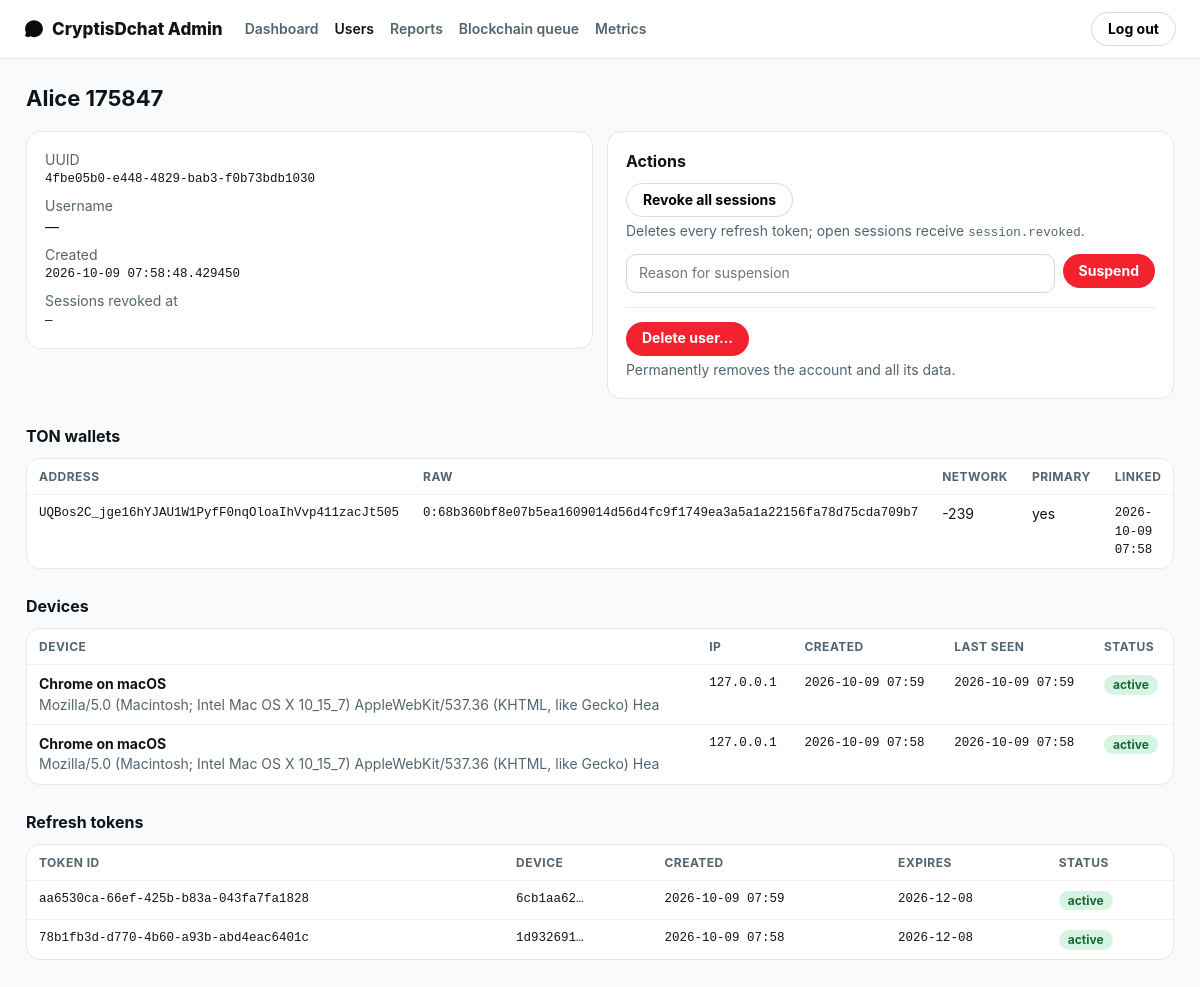
The app's page /admin/users/4fbe05b0-e448-4829-bab3-f0b73bdb1030 (signed in) with its own data.
### backend/app/models/user.py (models this page shows)
class User(TimestampMixin, Base):
    __tablename__ = "users"
    id: Mapped[str] = mapped_column(String(36), primary_key=True, default=new_uuid)
    display_name: Mapped[str] = mapped_column(String(50), nullable=False, default="")
    username: Mapped[str | None] = mapped_column(String(32), unique=True, nullable=True)
    bio: Mapped[str] = mapped_column(String(160), nullable=False, default="")
    avatar_upload_id: Mapped[str | None] = mapped_column(String(36), nullable=True)
    avatar_tint: Mapped[str] = mapped_column(String(32), nullable=False, default="hsl(204 60% 45%)")
    is_suspended: Mapped[bool] = mapped_column(Boolean, nullable=False, default=False)
    suspended_reason: Mapped[str | None] = mapped_column(String(255), nullable=True)
    sessions_revoked_at: Mapped[datetime | None] = mapped_column(DateTime, nullable=True)
    last_seen_at: Mapped[datetime | None] = mapped_column(DateTime, nullable=True)
    wallets: Mapped[list[UserWallet]] = relationship(back_populates="user", lazy="selectin")

class UserWallet(Base):
    __tablename__ = "user_wallets"
    __table_args__ = (Index("ix_user_wallets_user_id", "user_id"),)
    id: Mapped[str] = mapped_column(String(36), primary_key=True, default=new_uuid)
    user_id: Mapped[str] = mapped_column(String(36), ForeignKey("users.id", ondelete="CASCADE"), nullable=False)
    address: Mapped[str] = mapped_column(String(80), nullable=False, unique=True)  # raw-форма "0:<hex>"
    friendly_address: Mapped[str] = mapped_column(String(64), nullable=False, default="")
    public_key: Mapped[str] = mapped_column(String(64), nullable=False)          # ed25519 hex
    network: Mapped[str] = mapped_column(String(8), nullable=False, default="-239")
    is_primary: Mapped[bool] = mapped_column(Boolean, nullable=False, default=True)
    linked_at: Mapped[datetime] = mapped_column(DateTime, nullable=False, default=utcnow)
    user: Mapped[User] = relationship(back_populates="wallets")

class Device(Base):
    __tablename__ = "devices"
    __table_args__ = (Index("ix_devices_user_id", "user_id"),)
    id: Mapped[str] = mapped_column(String(36), primary_key=True, default=new_uuid)
    user_id: Mapped[str] = mapped_column(String(36), ForeignKey("users.id", ondelete="CASCADE"), nullable=False)
    name: Mapped[str] = mapped_column(String(100), nullable=False, default="Web browser")
    user_agent: Mapped[str] = mapped_column(String(255), nullable=False, default="")
    ip_address: Mapped[str] = mapped_column(String(45), nullable=False, default="")
    created_at: Mapped[datetime] = mapped_column(DateTime, nullable=False, default=utcnow)
    last_seen_at: Mapped[datetime] = mapped_column(DateTime, nullable=False, default=utcnow)
    revoked_at: Mapped[datetime | None] = mapped_column(DateTime, nullable=True)
    client_key_hash: Mapped[str | None] = mapped_column(String(64), nullable=True)
    tokens_revoked_at: Mapped[datetime | None] = mapped_column(DateTime, nullable=True)

class RefreshToken(Base):
    __tablename__ = "refresh_tokens"
    __table_args__ = (
        Index("ix_refresh_tokens_user_id", "user_id"),
        Index("ix_refresh_tokens_device_id", "device_id"),
    )
    id: Mapped[str] = mapped_column(String(36), primary_key=True, default=new_uuid)
    user_id: Mapped[str] = mapped_column(String(36), ForeignKey("users.id", ondelete="CASCADE"), nullable=False)
    device_id: Mapped[str] = mapped_column(String(36), ForeignKey("devices.id", ondelete="CASCADE"), nullable=False)
    token_hash: Mapped[str] = mapped_column(String(64), nullable=False, unique=True)
    created_at: Mapped[datetime] = mapped_column(DateTime, nullable=False, default=utcnow)
    expires_at: Mapped[datetime] = mapped_column(DateTime, nullable=False)
    last_used_at: Mapped[datetime | None] = mapped_column(DateTime, nullable=True)
    revoked_at: Mapped[datetime | None] = mapped_column(DateTime, nullable=True)
    replaced_by_id: Mapped[str | None] = mapped_column(String(36), nullable=True)

### backend/admin_app/views.py (the view)
@bp.get("/admin/users/<uuid>")
@login_required
def user_detail(uuid: str):
    user = db.session.get(User, uuid)
    if user is None:
        return render_template("admin/not_found.html", logout_form=ActionForm()), 404
    devices = db.session.scalars(select(Device).where(Device.user_id == uuid).order_by(Device.last_seen_at.desc())).all()
    tokens = db.session.scalars(select(RefreshToken).where(RefreshToken.user_id == uuid)
                                .order_by(RefreshToken.created_at.desc()).limit(50)).all()
    wallets = db.session.scalars(select(UserWallet).where(UserWallet.user_id == uuid)).all()
    audit("user.view", "user", uuid)
    db.session.commit()
    return render_template("admin/user_detail.html", user=user, devices=devices, tokens=tokens, wallets=wallets,
                           suspend_form=SuspendForm(), action_form=ActionForm(), logout_form=ActionForm(), now=utcnow())

### backend/admin_app/forms.py
class SuspendForm(FlaskForm):
    reason = StringField("Reason", validators=[DataRequired(), Length(max=255)])
    submit = SubmitField("Suspend account")

class ActionForm(FlaskForm):
    submit = SubmitField("Confirm")

### backend/admin_app/views.py (called while the page is built)
def audit(action: str, target_type: str = "", target_id: str = "", **details) -> None:
    db.session.add(AdminAuditLog(
        admin_id=session.get("admin_id"), action=action, target_type=target_type, target_id=str(target_id),
        details=json.dumps(details, default=str), ip_address=(request.remote_addr or "")[:45],
    ))

def login_required(view):
    @wraps(view)
    def wrapper(*args, **kwargs):
        if not session.get("admin_id"):
            return redirect(url_for("admin.login", next=request.path))
        admin = db.session.get(AdminUser, session["admin_id"])
        if admin is None or not admin.is_active:
            session.clear()
            return redirect(url_for("admin.login"))
        return view(*args, **kwargs)
    return wrapper

### backend/app/models/base.py (called while the page is built)
def utcnow() -> datetime:
    return datetime.now(timezone.utc).replace(tzinfo=None)

### backend/admin_app/templates/admin/user_detail.html (shortened to what this page needs)
{% extends "admin/base.html" %}
{% block content %}
<h1>{{ user.display_name or 'User' }} {% if user.is_suspended %}<span class="pill bad">suspended</span>{% endif %}</h1>
<div class="row">
  <div class="card">
    <div class="muted">UUID</div><div class="mono">{{ user.id }}</div>
    <div class="muted" style="margin-top:8px;">Username</div><div>{{ '@' ~ user.username if user.username else '—' }}</div>
    <div class="muted" style="margin-top:8px;">Created</div><div class="mono">{{ user.created_at }}</div>
    <div class="muted" style="margin-top:8px;">Sessions revoked at</div><div class="mono">{{ user.sessions_revoked_at or '—' }}</div>
  </div>
  <div class="card">
    <h2 style="margin-top:0;">Actions</h2>
    <form method="post" action="{{ url_for('admin.revoke_sessions', uuid=user.id) }}" style="margin-bottom:12px;">
      <button type="submit">Revoke all sessions</button>
      <div class="muted" style="margin-top:4px;">Deletes every refresh token; open sessions receive <code>session.revoked</code>.</div>
    </form>
    {% if user.is_suspended %}
    <form method="post" action="{{ url_for('admin.unsuspend', uuid=user.id) }}">
      {{ action_form.hidden_tag() }}<button type="submit" class="primary">Restore account</button>
    </form>
    {% else %}
    <form method="post" action="{{ url_for('admin.suspend', uuid=user.id) }}" style="display:flex;gap:8px;">
      {{ suspend_form.reason(placeholder="Reason for suspension") }}
      <button type="submit" class="danger">Suspend</button>
    </form>
    {% endif %}
    <div style="margin-top:14px;padding-top:14px;border-top:1px solid hsl(200 19% 92%);">
      <a class="btn danger" href="{{ url_for('admin.delete_user_view', uuid=user.id) }}">Delete user…</a>
      <div class="muted" style="margin-top:4px;">Permanently removes the account and all its data.</div>
    </div>
  </div>
</div>
<h2>TON wallets</h2>
<div class="table-wrap"><table>
  <tr><th>Address</th><th>Raw</th><th>Network</th><th>Primary</th><th>Linked</th></tr>
  {% for w in wallets %}
  <tr><td class="mono">{{ w.friendly_address }}</td><td class="mono">{{ w.address }}</td><td>{{ w.network }}</td>
      <td>{{ 'yes' if w.is_primary else '' }}</td><td class="mono">{{ w.linked_at.strftime('%Y-%m-%d %H:%M') }}</td></tr>
  {% endfor %}
</table></div>
<h2>Devices</h2>
<div class="table-wrap"><table>
  <tr><th>Device</th><th>IP</th><th>Created</th><th>Last seen</th><th>Status</th></tr>
  {% for d in devices %}
  <tr><td><b>{{ d.name }}</b><div class="muted">{{ d.user_agent[:90] }}</div></td><td class="mono">{{ d.ip_address }}</td>
      <td class="mono">{{ d.created_at.strftime('%Y-%m-%d %H:%M') }}</td><td class="mono">{{ d.last_seen_at.strftime('%Y-%m-%d %H:%M') }}</td>
      <td>{% if d.revoked_at %}<span class="pill">revoked</span>{% else %}<span class="pill ok">active</span>{% endif %}</td></tr>
  {% else %}<tr><td colspan="5" class="muted">No devices.</td></tr>{% endfor %}
</table></div>
<h2>Refresh tokens</h2>
<div class="table-wrap"><table>
  <tr><th>Token id</th><th>Device</th><th>Created</th><th>Expires</th><th>Status</th></tr>
  {% for t in tokens %}
  <tr><td class="mono">{{ t.id }}</td><td class="mono">{{ t.device_id[:8] }}…</td>
      <td class="mono">{{ t.created_at.strftime('%Y-%m-%d %H:%M') }}</td><td class="mono">{{ t.expires_at.strftime('%Y-%m-%d') }}</td>
      <td>{% if t.revoked_at %}<span class="pill">{{ 'rotated' if t.replaced_by_id else 'revoked' }}</span>
          {% elif t.expires_at < now %}<span class="pill warn">expired</span>
          {% else %}<span class="pill ok">active</span>{% endif %}</td></tr>
  {% else %}<tr><td colspan="5" class="muted">No tokens.</td></tr>{% endfor %}
</table></div>
{% endblock %}

### backend/admin_app/templates/admin/base.html (style rules this page uses)
* { box-sizing: border-box; }
body { margin: 0; font: 14px/1.45 -apple-system, BlinkMacSystemFont, "Segoe UI", Roboto, Helvetica, Arial, sans-serif; color: #0f1419; background: hsl(200 19% 98%); }
a { color: hsl(204 88% 45%); text-decoration: none; }
h1 { font-size: 22px; margin: 0 0 16px; }
h2 { font-size: 16px; margin: 26px 0 10px; }
.card { background: #fff; border: 1px solid hsl(200 19% 90%); border-radius: 14px; padding: 18px; }
.muted { color: #536471; }
.table-wrap { overflow-x: auto; background: #fff; border: 1px solid hsl(200 19% 90%); border-radius: 14px; }
table { width: 100%; border-collapse: collapse; }
th, td { text-align: left; padding: 9px 12px; border-bottom: 1px solid hsl(200 19% 94%); vertical-align: top; }
th { font-size: 12px; text-transform: uppercase; letter-spacing: .04em; color: #536471; }
tr:last-child td { border-bottom: 0; }
code, .mono { font-family: "IBM Plex Mono", ui-monospace, SFMono-Regular, Menlo, monospace; font-size: 12.5px; }
.pill { display: inline-block; padding: 1px 9px; border-radius: 999px; font-size: 12px; font-weight: 700; background: hsl(200 19% 93%); }
.pill.ok { background: hsl(145 55% 90%); color: hsl(145 60% 25%); }
button, .btn { height: 34px; padding: 0 16px; border-radius: 999px; border: 1px solid hsl(200 19% 85%); background: #fff; font-weight: 700; cursor: pointer; font: inherit; font-weight: 700; }
button.danger { background: #f4212e; color: #fff; border: 0; }
input[type=text], input[type=password], select, textarea { font: inherit; padding: 8px 12px; border: 1px solid hsl(200 19% 84%); border-radius: 10px; width: 100%; }
.row { display: flex; gap: 14px; flex-wrap: wrap; align-items: flex-start; }
.row > .card { flex: 1 1 320px; }
a.btn { display: inline-flex; align-items: center; color: #0f1419; text-decoration: none; }
a.btn.danger { background: #f4212e; color: #fff; border: 0; }

### records on screen
User: display_name "Alice 175847", id "4fbe05b0-e448-4829-bab3-f0b73bdb1030", username "—", created_at "2026-10-09 07:58:48.429450", sessions_revoked_at "—"
UserWallet: friendly_address "UQBos2C_jge16hYJAU1W1PyfF0nqOloaIhVvp411zacJt505", address "0:68b360bf8e07b5ea1609014d56d4fc9f1749ea3a5a1a22156fa78d75cda709b7", network "-239", is_primary "yes", linked_at "2026-10-09 07:58"
Device: name "Chrome on macOS", user_agent "Mozilla/5.0 (Macintosh; Intel Mac OS X 10_15_7) AppleWebKit/537.36 (KHTML, like Gecko) Hea", ip_address "127.0.0.1", created_at "2026-10-09 07:59", last_seen_at "2026-10-09 07:59", shows "active"
Device: name "Chrome on macOS", user_agent "Mozilla/5.0 (Macintosh; Intel Mac OS X 10_15_7) AppleWebKit/537.36 (KHTML, like Gecko) Hea", ip_address "127.0.0.1", created_at "2026-10-09 07:58", last_seen_at "2026-10-09 07:58", shows "active"
RefreshToken: id "aa6530ca-66ef-425b-b83a-043fa7fa1828", device_id "6cb1aa62", created_at "2026-10-09 07:59", expires_at "2026-12-08", shows "active"
RefreshToken: id "78b1fb3d-d770-4b60-a93b-abd4eac6401c", device_id "1d932691", created_at "2026-10-09 07:58", expires_at "2026-12-08", shows "active"
